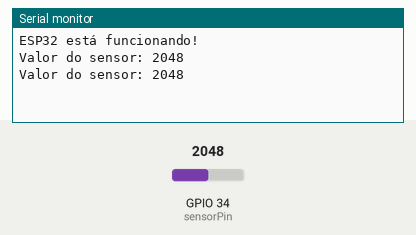
Simulated run of this sketch. Board: ESP32. On the bench: the last lines printed to the serial monitor. The inputs (shaded band) are chosen by the test bench; at power-on: GPIO 34 (sensorPin) = 2048.

Above: at 1.8 s.
1.9 s: GPIO 34 (sensorPin) set to 2866
At 2.8 s:
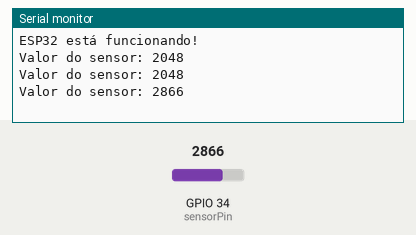
3.4 s: GPIO 34 (sensorPin) set to 3603
At 4.8 s:
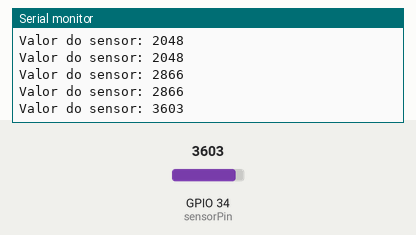
Timing chart, 0 to 6.4 s (numbered marks = the images above; inputs shaded):
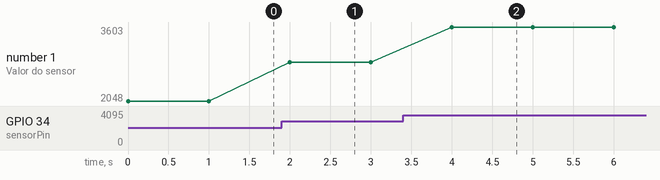

Measured:
- after the input at 1.9 s, the serial monitor: prints a new line after 0.10 s (image 1)
- after the input at 3.4 s, the serial monitor: prints a new line after 0.60 s (image 2)
- plotted number 1: 2048 → 2866 after the input at 1.9 s, 2866 → 3603 after the input at 3.4 s

The sketch:

arduino_esp32.ino
```cpp
int sensorPin = 34;  // Pino analógico onde o sensor está conectado

void setup() {
  Serial.begin(115200);  // Inicializa a comunicação serial
  Serial.println("ESP32 está funcionando!");  // Mensagem de teste
}

void loop() {
  int valorSensor = analogRead(sensorPin);  // Lê o valor do sensor
  Serial.print("Valor do sensor: ");
  Serial.println(valorSensor);  // Envia o valor pela porta serial
  delay(1000);  // Atraso de 1 segundo
}
```
